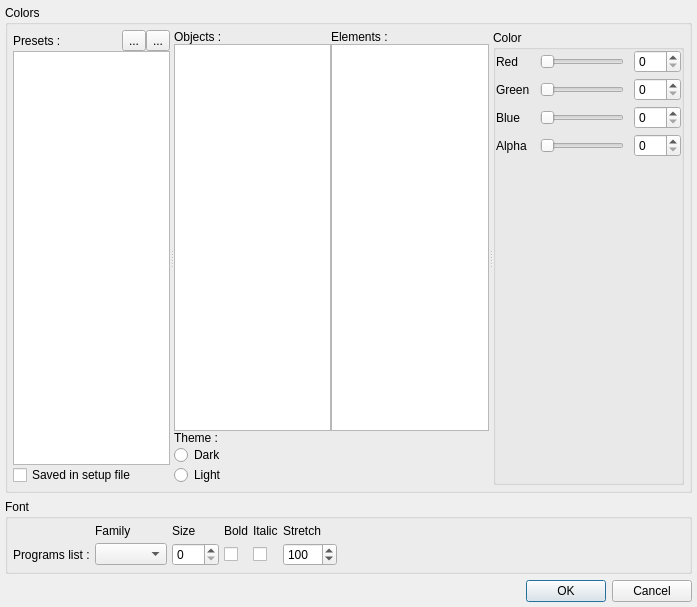
<?xml version="1.0" encoding="UTF-8"?>
<ui version="4.0">
 <class>ViewConfigDialog</class>
 <widget class="QDialog" name="ViewConfigDialog">
  <property name="enabled">
   <bool>true</bool>
  </property>
  <property name="geometry">
   <rect>
    <x>0</x>
    <y>0</y>
    <width>697</width>
    <height>607</height>
   </rect>
  </property>
  <property name="windowTitle">
   <string>VstBoard Appearance</string>
  </property>
  <property name="locale">
   <locale language="English" country="UnitedStates"/>
  </property>
  <layout class="QVBoxLayout" name="verticalLayout_2">
   <property name="leftMargin">
    <number>5</number>
   </property>
   <property name="topMargin">
    <number>5</number>
   </property>
   <property name="rightMargin">
    <number>5</number>
   </property>
   <property name="bottomMargin">
    <number>5</number>
   </property>
   <item>
    <widget class="QGroupBox" name="groupBox">
     <property name="title">
      <string>Colors</string>
     </property>
     <layout class="QGridLayout" name="gridLayout_4">
      <property name="leftMargin">
       <number>5</number>
      </property>
      <property name="topMargin">
       <number>5</number>
      </property>
      <property name="rightMargin">
       <number>5</number>
      </property>
      <property name="bottomMargin">
       <number>5</number>
      </property>
      <property name="spacing">
       <number>5</number>
      </property>
      <item row="0" column="0">
       <widget class="QSplitter" name="splitter">
        <property name="sizePolicy">
         <sizepolicy hsizetype="Expanding" vsizetype="Expanding">
          <horstretch>0</horstretch>
          <verstretch>0</verstretch>
         </sizepolicy>
        </property>
        <property name="orientation">
         <enum>Qt::Orientation::Horizontal</enum>
        </property>
        <property name="childrenCollapsible">
         <bool>false</bool>
        </property>
        <widget class="QWidget" name="layoutWidget">
         <layout class="QGridLayout" name="gridLayout_2">
          <property name="spacing">
           <number>0</number>
          </property>
          <item row="2" column="0" colspan="5">
           <widget class="QCheckBox" name="checkSavedInSetupFile">
            <property name="toolTip">
             <string>Customize colors of the current setup file</string>
            </property>
            <property name="text">
             <string>Saved in setup file</string>
            </property>
           </widget>
          </item>
          <item row="1" column="0" colspan="5">
           <widget class="QListWidget" name="listPresets">
            <property name="editTriggers">
             <set>QAbstractItemView::EditTrigger::DoubleClicked|QAbstractItemView::EditTrigger::EditKeyPressed|QAbstractItemView::EditTrigger::SelectedClicked</set>
            </property>
            <property name="uniformItemSizes">
             <bool>true</bool>
            </property>
           </widget>
          </item>
          <item row="0" column="0" colspan="3">
           <widget class="QLabel" name="label_5">
            <property name="text">
             <string>Presets :</string>
            </property>
           </widget>
          </item>
          <item row="0" column="3">
           <widget class="QToolButton" name="addPreset">
            <property name="toolTip">
             <string>Add new preset</string>
            </property>
            <property name="text">
             <string>...</string>
            </property>
            <property name="icon">
             <iconset theme="plus"/>
            </property>
            <property name="shortcut">
             <string>Ins</string>
            </property>
           </widget>
          </item>
          <item row="0" column="4">
           <widget class="QToolButton" name="delPreset">
            <property name="toolTip">
             <string>Remove preset</string>
            </property>
            <property name="text">
             <string>...</string>
            </property>
            <property name="icon">
             <iconset theme="dash"/>
            </property>
            <property name="shortcut">
             <string>Del</string>
            </property>
           </widget>
          </item>
         </layout>
        </widget>
        <widget class="QWidget" name="layoutWidget_2">
         <layout class="QGridLayout" name="gridLayout_3">
          <property name="spacing">
           <number>0</number>
          </property>
          <item row="0" column="1">
           <widget class="QLabel" name="label_7">
            <property name="text">
             <string>Elements :</string>
            </property>
           </widget>
          </item>
          <item row="1" column="0">
           <widget class="QListWidget" name="listPalettes">
            <property name="sizePolicy">
             <sizepolicy hsizetype="Preferred" vsizetype="Expanding">
              <horstretch>0</horstretch>
              <verstretch>0</verstretch>
             </sizepolicy>
            </property>
           </widget>
          </item>
          <item row="1" column="1">
           <widget class="QListWidget" name="listRoles">
            <property name="sizePolicy">
             <sizepolicy hsizetype="Preferred" vsizetype="Expanding">
              <horstretch>0</horstretch>
              <verstretch>0</verstretch>
             </sizepolicy>
            </property>
           </widget>
          </item>
          <item row="3" column="0">
           <widget class="QRadioButton" name="themeDark">
            <property name="text">
             <string>Dark</string>
            </property>
           </widget>
          </item>
          <item row="2" column="0">
           <widget class="QLabel" name="label_14">
            <property name="text">
             <string>Theme :</string>
            </property>
           </widget>
          </item>
          <item row="0" column="0">
           <widget class="QLabel" name="label_6">
            <property name="text">
             <string>Objects :</string>
            </property>
           </widget>
          </item>
          <item row="4" column="0">
           <widget class="QRadioButton" name="themeLight">
            <property name="text">
             <string>Light</string>
            </property>
           </widget>
          </item>
         </layout>
        </widget>
        <widget class="QWidget" name="layoutWidget_3">
         <layout class="QVBoxLayout" name="verticalLayout">
          <item>
           <widget class="QGroupBox" name="groupColor">
            <property name="sizePolicy">
             <sizepolicy hsizetype="Minimum" vsizetype="Minimum">
              <horstretch>0</horstretch>
              <verstretch>0</verstretch>
             </sizepolicy>
            </property>
            <property name="title">
             <string>Color</string>
            </property>
            <layout class="QGridLayout" name="gridLayout">
             <property name="leftMargin">
              <number>0</number>
             </property>
             <property name="topMargin">
              <number>0</number>
             </property>
             <property name="rightMargin">
              <number>0</number>
             </property>
             <property name="bottomMargin">
              <number>0</number>
             </property>
             <property name="spacing">
              <number>5</number>
             </property>
             <item row="4" column="3">
              <widget class="QSlider" name="AlphaSlider">
               <property name="sizePolicy">
                <sizepolicy hsizetype="Expanding" vsizetype="Fixed">
                 <horstretch>0</horstretch>
                 <verstretch>0</verstretch>
                </sizepolicy>
               </property>
               <property name="maximum">
                <number>255</number>
               </property>
               <property name="orientation">
                <enum>Qt::Orientation::Horizontal</enum>
               </property>
              </widget>
             </item>
             <item row="5" column="1" colspan="5">
              <widget class="View::GradientWidgetHue" name="picker_hue" native="true">
               <property name="sizePolicy">
                <sizepolicy hsizetype="Expanding" vsizetype="Expanding">
                 <horstretch>0</horstretch>
                 <verstretch>0</verstretch>
                </sizepolicy>
               </property>
              </widget>
             </item>
             <item row="4" column="1">
              <widget class="QLabel" name="label_3">
               <property name="text">
                <string>Alpha</string>
               </property>
              </widget>
             </item>
             <item row="4" column="5">
              <widget class="QSpinBox" name="AlphaSpinBox">
               <property name="maximum">
                <number>255</number>
               </property>
              </widget>
             </item>
             <item row="6" column="1" colspan="5">
              <widget class="View::GradientWidget" name="picker" native="true">
               <property name="sizePolicy">
                <sizepolicy hsizetype="Expanding" vsizetype="Expanding">
                 <horstretch>0</horstretch>
                 <verstretch>0</verstretch>
                </sizepolicy>
               </property>
              </widget>
             </item>
             <item row="3" column="3">
              <widget class="QSlider" name="BlueSlider">
               <property name="sizePolicy">
                <sizepolicy hsizetype="Expanding" vsizetype="Fixed">
                 <horstretch>0</horstretch>
                 <verstretch>0</verstretch>
                </sizepolicy>
               </property>
               <property name="maximum">
                <number>255</number>
               </property>
               <property name="orientation">
                <enum>Qt::Orientation::Horizontal</enum>
               </property>
              </widget>
             </item>
             <item row="2" column="5">
              <widget class="QSpinBox" name="GreenSpinBox">
               <property name="maximum">
                <number>255</number>
               </property>
              </widget>
             </item>
             <item row="3" column="1">
              <widget class="QLabel" name="label_4">
               <property name="text">
                <string>Blue</string>
               </property>
              </widget>
             </item>
             <item row="2" column="1">
              <widget class="QLabel" name="label_2">
               <property name="text">
                <string>Green</string>
               </property>
              </widget>
             </item>
             <item row="1" column="1">
              <widget class="QLabel" name="label">
               <property name="text">
                <string>Red</string>
               </property>
              </widget>
             </item>
             <item row="1" column="3">
              <widget class="QSlider" name="RedSlider">
               <property name="sizePolicy">
                <sizepolicy hsizetype="Expanding" vsizetype="Fixed">
                 <horstretch>0</horstretch>
                 <verstretch>0</verstretch>
                </sizepolicy>
               </property>
               <property name="maximum">
                <number>255</number>
               </property>
               <property name="orientation">
                <enum>Qt::Orientation::Horizontal</enum>
               </property>
              </widget>
             </item>
             <item row="2" column="3">
              <widget class="QSlider" name="GreenSlider">
               <property name="sizePolicy">
                <sizepolicy hsizetype="Expanding" vsizetype="Fixed">
                 <horstretch>0</horstretch>
                 <verstretch>0</verstretch>
                </sizepolicy>
               </property>
               <property name="maximum">
                <number>255</number>
               </property>
               <property name="orientation">
                <enum>Qt::Orientation::Horizontal</enum>
               </property>
              </widget>
             </item>
             <item row="1" column="5">
              <widget class="QSpinBox" name="RedSpinBox">
               <property name="maximum">
                <number>255</number>
               </property>
              </widget>
             </item>
             <item row="3" column="5">
              <widget class="QSpinBox" name="BlueSpinBox">
               <property name="maximum">
                <number>255</number>
               </property>
              </widget>
             </item>
            </layout>
           </widget>
          </item>
         </layout>
        </widget>
       </widget>
      </item>
     </layout>
    </widget>
   </item>
   <item>
    <widget class="QGroupBox" name="groupBox_2">
     <property name="sizePolicy">
      <sizepolicy hsizetype="Expanding" vsizetype="Preferred">
       <horstretch>0</horstretch>
       <verstretch>0</verstretch>
      </sizepolicy>
     </property>
     <property name="title">
      <string>Font</string>
     </property>
     <layout class="QGridLayout" name="gridLayout_5">
      <property name="leftMargin">
       <number>5</number>
      </property>
      <property name="topMargin">
       <number>5</number>
      </property>
      <property name="rightMargin">
       <number>5</number>
      </property>
      <property name="bottomMargin">
       <number>5</number>
      </property>
      <property name="spacing">
       <number>5</number>
      </property>
      <item row="2" column="8">
       <widget class="QDoubleSpinBox" name="fontProgStretch">
        <property name="decimals">
         <number>0</number>
        </property>
        <property name="minimum">
         <double>5.000000000000000</double>
        </property>
        <property name="maximum">
         <double>1000.000000000000000</double>
        </property>
        <property name="singleStep">
         <double>10.000000000000000</double>
        </property>
        <property name="value">
         <double>100.000000000000000</double>
        </property>
       </widget>
      </item>
      <item row="2" column="9">
       <spacer name="horizontalSpacer">
        <property name="orientation">
         <enum>Qt::Orientation::Horizontal</enum>
        </property>
        <property name="sizeHint" stdset="0">
         <size>
          <width>40</width>
          <height>20</height>
         </size>
        </property>
       </spacer>
      </item>
      <item row="0" column="1">
       <widget class="QLabel" name="label_13">
        <property name="sizePolicy">
         <sizepolicy hsizetype="Minimum" vsizetype="Preferred">
          <horstretch>0</horstretch>
          <verstretch>0</verstretch>
         </sizepolicy>
        </property>
        <property name="text">
         <string>Family</string>
        </property>
       </widget>
      </item>
      <item row="2" column="5">
       <widget class="QCheckBox" name="fontProgBold">
        <property name="sizePolicy">
         <sizepolicy hsizetype="Minimum" vsizetype="Fixed">
          <horstretch>0</horstretch>
          <verstretch>0</verstretch>
         </sizepolicy>
        </property>
        <property name="text">
         <string/>
        </property>
       </widget>
      </item>
      <item row="2" column="2">
       <widget class="QDoubleSpinBox" name="fontProgSize">
        <property name="decimals">
         <number>0</number>
        </property>
        <property name="minimum">
         <double>0.000000000000000</double>
        </property>
        <property name="value">
         <double>0.000000000000000</double>
        </property>
       </widget>
      </item>
      <item row="0" column="8">
       <widget class="QLabel" name="label_9">
        <property name="sizePolicy">
         <sizepolicy hsizetype="Minimum" vsizetype="Preferred">
          <horstretch>0</horstretch>
          <verstretch>0</verstretch>
         </sizepolicy>
        </property>
        <property name="text">
         <string>Stretch</string>
        </property>
       </widget>
      </item>
      <item row="0" column="2">
       <widget class="QLabel" name="label_10">
        <property name="sizePolicy">
         <sizepolicy hsizetype="Minimum" vsizetype="Preferred">
          <horstretch>0</horstretch>
          <verstretch>0</verstretch>
         </sizepolicy>
        </property>
        <property name="text">
         <string>Size</string>
        </property>
       </widget>
      </item>
      <item row="2" column="1">
       <widget class="QComboBox" name="fontProgFamily"/>
      </item>
      <item row="0" column="7">
       <widget class="QLabel" name="label_12">
        <property name="sizePolicy">
         <sizepolicy hsizetype="Minimum" vsizetype="Preferred">
          <horstretch>0</horstretch>
          <verstretch>0</verstretch>
         </sizepolicy>
        </property>
        <property name="text">
         <string>Italic</string>
        </property>
       </widget>
      </item>
      <item row="2" column="7">
       <widget class="QCheckBox" name="fontProgItalic">
        <property name="sizePolicy">
         <sizepolicy hsizetype="Minimum" vsizetype="Fixed">
          <horstretch>0</horstretch>
          <verstretch>0</verstretch>
         </sizepolicy>
        </property>
        <property name="text">
         <string/>
        </property>
       </widget>
      </item>
      <item row="0" column="5">
       <widget class="QLabel" name="label_11">
        <property name="sizePolicy">
         <sizepolicy hsizetype="Minimum" vsizetype="Preferred">
          <horstretch>0</horstretch>
          <verstretch>0</verstretch>
         </sizepolicy>
        </property>
        <property name="text">
         <string>Bold</string>
        </property>
       </widget>
      </item>
      <item row="2" column="0">
       <widget class="QLabel" name="label_8">
        <property name="sizePolicy">
         <sizepolicy hsizetype="Minimum" vsizetype="Preferred">
          <horstretch>0</horstretch>
          <verstretch>0</verstretch>
         </sizepolicy>
        </property>
        <property name="text">
         <string>Programs list :</string>
        </property>
       </widget>
      </item>
     </layout>
    </widget>
   </item>
   <item>
    <widget class="QDialogButtonBox" name="buttonBox">
     <property name="sizePolicy">
      <sizepolicy hsizetype="Preferred" vsizetype="Fixed">
       <horstretch>0</horstretch>
       <verstretch>0</verstretch>
      </sizepolicy>
     </property>
     <property name="orientation">
      <enum>Qt::Orientation::Horizontal</enum>
     </property>
     <property name="standardButtons">
      <set>QDialogButtonBox::StandardButton::Cancel|QDialogButtonBox::StandardButton::Ok</set>
     </property>
    </widget>
   </item>
  </layout>
 </widget>
 <customwidgets>
  <customwidget>
   <class>View::GradientWidget</class>
   <extends>QWidget</extends>
   <header>views/gradientwidget.h</header>
   <container>1</container>
  </customwidget>
  <customwidget>
   <class>View::GradientWidgetHue</class>
   <extends>QWidget</extends>
   <header>views/gradientwidgethue.h</header>
   <container>1</container>
  </customwidget>
 </customwidgets>
 <tabstops>
  <tabstop>buttonBox</tabstop>
  <tabstop>listPresets</tabstop>
  <tabstop>checkSavedInSetupFile</tabstop>
  <tabstop>addPreset</tabstop>
  <tabstop>delPreset</tabstop>
  <tabstop>listPalettes</tabstop>
  <tabstop>listRoles</tabstop>
  <tabstop>RedSlider</tabstop>
  <tabstop>RedSpinBox</tabstop>
  <tabstop>GreenSlider</tabstop>
  <tabstop>GreenSpinBox</tabstop>
  <tabstop>BlueSlider</tabstop>
  <tabstop>BlueSpinBox</tabstop>
  <tabstop>AlphaSlider</tabstop>
  <tabstop>AlphaSpinBox</tabstop>
  <tabstop>fontProgFamily</tabstop>
  <tabstop>fontProgSize</tabstop>
  <tabstop>fontProgBold</tabstop>
  <tabstop>fontProgItalic</tabstop>
  <tabstop>fontProgStretch</tabstop>
 </tabstops>
 <resources/>
 <connections>
  <connection>
   <sender>buttonBox</sender>
   <signal>accepted()</signal>
   <receiver>ViewConfigDialog</receiver>
   <slot>accept()</slot>
   <hints>
    <hint type="sourcelabel">
     <x>203</x>
     <y>321</y>
    </hint>
    <hint type="destinationlabel">
     <x>213</x>
     <y>336</y>
    </hint>
   </hints>
  </connection>
  <connection>
   <sender>buttonBox</sender>
   <signal>rejected()</signal>
   <receiver>ViewConfigDialog</receiver>
   <slot>reject()</slot>
   <hints>
    <hint type="sourcelabel">
     <x>271</x>
     <y>318</y>
    </hint>
    <hint type="destinationlabel">
     <x>286</x>
     <y>347</y>
    </hint>
   </hints>
  </connection>
 </connections>
</ui>
